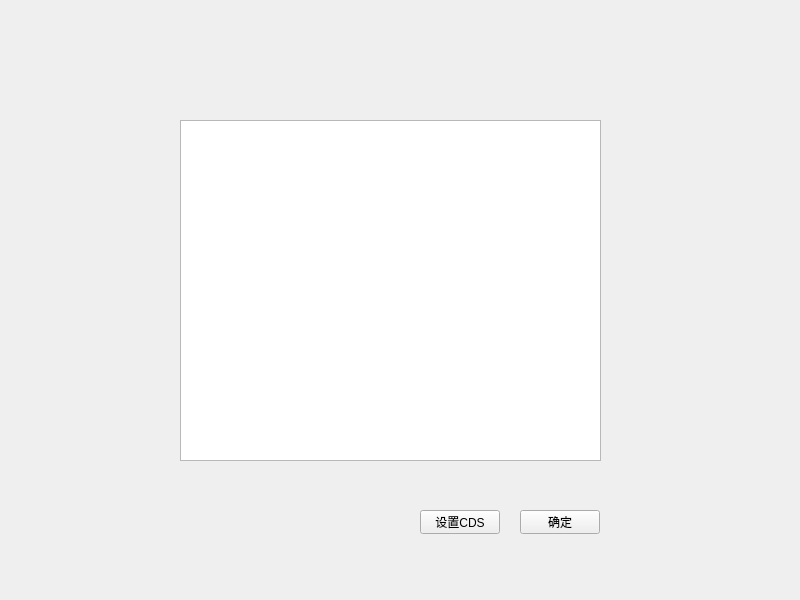
<?xml version="1.0" encoding="UTF-8"?>
<ui version="4.0">
 <class>SelectCDSWindow</class>
 <widget class="QMainWindow" name="SelectCDSWindow">
  <property name="geometry">
   <rect>
    <x>0</x>
    <y>0</y>
    <width>800</width>
    <height>600</height>
   </rect>
  </property>
  <property name="windowTitle">
   <string>MainWindow</string>
  </property>
  <widget class="QWidget" name="centralwidget">
   <widget class="QTextEdit" name="textEdit">
    <property name="geometry">
     <rect>
      <x>180</x>
      <y>120</y>
      <width>421</width>
      <height>341</height>
     </rect>
    </property>
   </widget>
   <widget class="QPushButton" name="pushButton">
    <property name="geometry">
     <rect>
      <x>420</x>
      <y>510</y>
      <width>80</width>
      <height>24</height>
     </rect>
    </property>
    <property name="text">
     <string>设置CDS</string>
    </property>
   </widget>
   <widget class="QPushButton" name="pushButton_2">
    <property name="geometry">
     <rect>
      <x>520</x>
      <y>510</y>
      <width>80</width>
      <height>24</height>
     </rect>
    </property>
    <property name="text">
     <string>确定</string>
    </property>
   </widget>
  </widget>
 </widget>
 <resources/>
 <connections/>
</ui>
